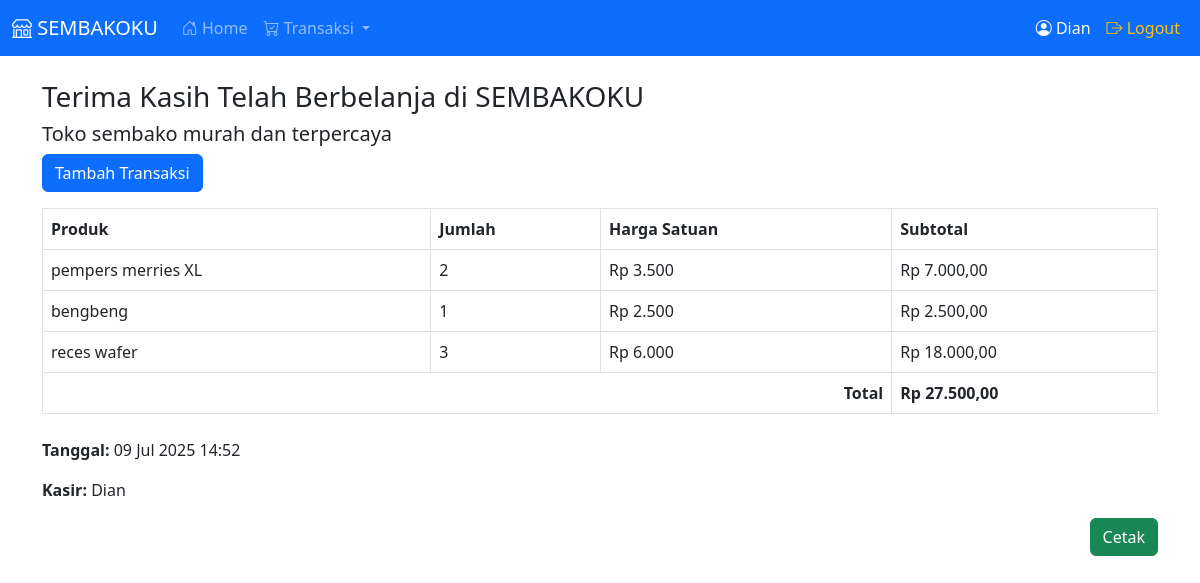
Screenshot of /kasir/transaksi/cetak/ (signed in) with the database file from the repository.
### app/models.py (models this page shows, shortened)
class ItemTransaksi(models.Model):
    transaksi = models.ForeignKey(Transaksi, on_delete=models.CASCADE)
    produk = models.ForeignKey(Produk, on_delete=models.CASCADE)
    jumlah = models.IntegerField()
    subtotal = models.DecimalField(max_digits=12, decimal_places=2, default=0)

class Produk(models.Model):
    nama = models.CharField(max_length=100)
    stok = models.IntegerField()
    harga = models.DecimalField(max_digits=10, decimal_places=0)

class Transaksi(models.Model):
    tanggal = models.DateTimeField(auto_now_add=True)
    total = models.DecimalField(max_digits=12, decimal_places=2)
    kasir = models.ForeignKey(User, on_delete=models.CASCADE, default=1)

### app/views.py (the view)
# urls.py: path('kasir/transaksi/cetak/', views.cetak_transaksi, name='cetak_transaksi'),
@login_required
@user_passes_test(is_kasir)
def cetak_transaksi(request):
    transaksi = Transaksi.objects.last()
    items = ItemTransaksi.objects.filter(transaksi=transaksi)
    return render(request, 'kasir/cetak_transaksi.html', {
        'transaksi': transaksi,
        'items': items
    })

### app/views.py (called while the page is built)
def is_kasir(user):
    return user.groups.filter(name='Kasir').exists()

### app/templates/kasir/cetak_transaksi.html (shortened to what this page needs)
{% extends 'base.html' %}
{% load humanize %}
{% block content %}
<h3>Terima Kasih Telah Berbelanja di SEMBAKOKU</h3>
<h5>Toko sembako murah dan terpercaya</h5>
<a href="{% url 'tambah_transaksi' %}" class="btn btn-primary mb-3 no-print">Tambah Transaksi</a>
<table class="table table-bordered">
  <thead>
    <tr>
      <th>Produk</th>
      <th>Jumlah</th>
      <th>Harga Satuan</th>
      <th>Subtotal</th>
    </tr>
  </thead>
  <tbody>
    {% for item in items %}
    <tr>
      <td>{{ item.produk.nama }}</td>
      <td>{{ item.jumlah }}</td>
      <td>Rp {{ item.produk.harga|intcomma }}</td>
      <td>Rp {{ item.subtotal|intcomma }}</td>
    </tr>
    {% endfor %}
    <tr>
      <td colspan="3" class="text-end"><strong>Total</strong></td>
      <td><strong>Rp {{ transaksi.total|intcomma }}</strong></td>
    </tr>
  </tbody>
</table>
<div class="mt-4">
  <p><strong>Tanggal:</strong> {{ transaksi.tanggal|date:"d M Y H:i" }}</p>
  <p><strong>Kasir:</strong> {{ transaksi.kasir.username }}</p>
</div>
<div class="d-flex justify-content-end no-print">
  <button class="btn btn-success" onclick="window.print()">Cetak</button>
</div>
{% endblock %}

### app/templates/base.html (shortened to what this page needs)
<!DOCTYPE html> <html lang="id"> <head> <link href="https://cdn.jsdelivr.net/npm/bootstrap@5.3.0/dist/css/bootstrap.min.css" rel="stylesheet"> <link href="https://cdn.jsdelivr.net/npm/bootstrap-icons@1.10.5/font/bootstrap-icons.css" rel="stylesheet"> <link href="https://cdn.jsdelivr.net/npm/select2@4.1.0-rc.0/dist/css/select2.min.css" rel="stylesheet" /> </head> <body>
{% include 'partials/navbar.html' %}
<div class="container mt-4"> {% block content %}{% endblock %} </div> </body> </html>

### app/templates/partials/navbar.html (shortened to what this page needs)
<nav class="navbar navbar-expand-lg navbar-dark bg-primary">
  <div class="container-fluid">
    <a class="navbar-brand" href="#">
      <i class="bi bi-shop"></i> SEMBAKOKU
    </a>
    <div class="collapse navbar-collapse" id="navbarNav">
      <ul class="navbar-nav me-auto">
        {% if request.user.is_authenticated %}
          {% if request.user.groups.first.name == "Kasir" %}
            <li class="nav-item">
              <a class="nav-link" href="{% url 'home_kasir' %}">
                <i class="bi bi-house-door"></i> Home
              </a>
            </li>
            <li class="nav-item dropdown">
              <a
                class="nav-link dropdown-toggle"
                href="#"
                data-bs-toggle="dropdown"
              >
                <i class="bi bi-cart-check"></i> Transaksi
              </a>
            </li>
          {% endif %}
        {% endif %}
      </ul>
      <ul class="navbar-nav ms-auto">
        {% if request.user.is_authenticated %}
          <li class="nav-item">
            <a class="nav-link text-light">
              <i class="bi bi-person-circle"></i>
              {{ request.user.username }}
            </a>
          </li>
          <li class="nav-item">
            <a class="nav-link text-warning" href="{% url 'logout' %}">
              <i class="bi bi-box-arrow-right"></i> Logout
            </a>
          </li>
        {% else %}
          <li class="nav-item">
            <a class="nav-link" href="{% url 'login' %}">
              <i class="bi bi-box-arrow-in-right"></i> Login
            </a>
          </li>
        {% endif %}
      </ul>
    </div>
  </div>
</nav>

### rows the page displays
ItemTransaksi: produk.nama "pempers merries XL", jumlah "2", produk.harga "3.500", subtotal "7.000,00"
ItemTransaksi: produk.nama "bengbeng", jumlah "1", produk.harga "2.500", subtotal "2.500,00"
ItemTransaksi: produk.nama "reces wafer", jumlah "3", produk.harga "6.000", subtotal "18.000,00"

### other values shown
{{ request.user.username }} "Dian"
